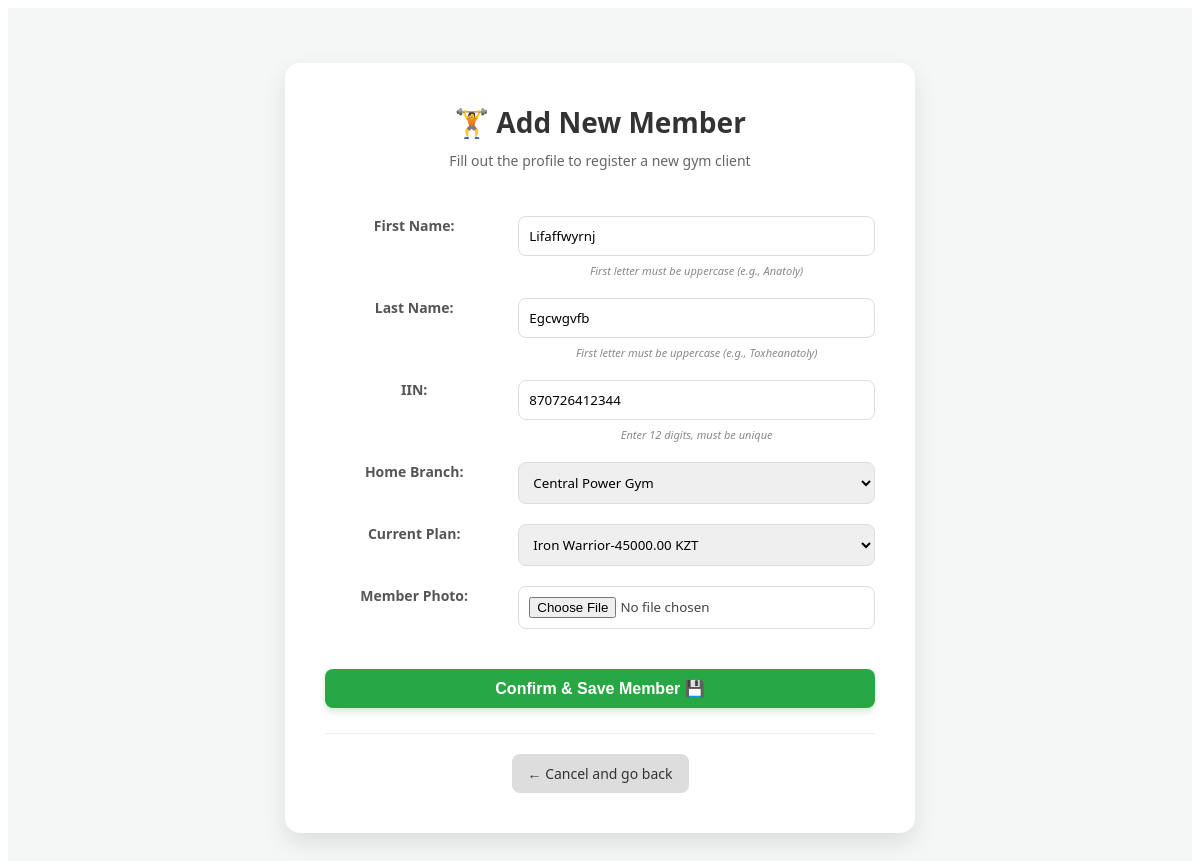
Page /member/33/edit/ on the committed database.
### Members/models.py (models this page shows, shortened)
class Member(models.Model):
    user = models.OneToOneField(User, on_delete=models.CASCADE,
                                null = True, blank=True)
    first_name = models.CharField(max_length=50,
                                 verbose_name="First Name")
    last_name = models.CharField(max_length=50,
                                 verbose_name='Last Name')
    iin = models.CharField(max_length=12,
                           unique=True,
                           validators=[CheckIIN],
                           verbose_name='IIN')
    photo = models.ImageField(
        upload_to='member_photos/',
        null=True,
        blank=True,
        verbose_name="Member Photo"
    )
    branch = models.ForeignKey(GymBranch,
                               on_delete=models.CASCADE,
                               verbose_name="Home Branch")
    plan = models.ForeignKey(MembershipPlan,
                             on_delete=models.SET_NULL,
                             null=True,
                             verbose_name='Current Plan')
    membership_start = models.DateField(auto_now_add=True)

### Members/views.py (the view)
# urls.py: path('member/<int:pk>/edit/', member_edit_view, name = 'member_edit'),
def member_edit_view(req,pk):
    member = get_object_or_404(Member, pk=pk )
    if req.method =="POST":
        form = MemberForm(req.POST, instance = member)
        if form.is_valid():
            form.save()
            messages.success(req, f'Updated {member.first_name} successfully!')
            return redirect('member_list')
    else:
        form = MemberForm(instance = member)
    return render(req, 'member_form.html', {
        'title': "Edit Member",
        'form': form
    })

### Members/forms.py
class MemberForm(forms.ModelForm):
    class Meta:
        model = Member
        fields = ['first_name', 'last_name', 'iin', 'branch', 'plan','photo']
        widgets = {
            'first_name': forms.TextInput(attrs={'class': 'form-control'}),
            'last_name': forms.TextInput(attrs={'class': 'form-control'}),
            'iin': forms.TextInput(attrs={'class': 'form-control', 'placeholder': '12 digits'}),
        }
        help_texts = {
            'first_name': 'First letter must be uppercase (e.g., Anatoly)',
            'last_name': 'First letter must be uppercase (e.g., Toxheanatoly)',
            'iin': 'Enter 12 digits, must be unique',
        }

### Members/models.py (called while the page is built)
    def __str__(self):
        return self.name

    def __str__(self):
        return f"{self.name}-{self.price} KZT"

### Members/templates/member_form.html (shortened to what this page needs)
{% extends 'base.html' %}
{% block content %}
  <div class="page">
    <div class="container form-container">
      <div class="form-header">
        <h1>🏋️ Add New Member</h1>
        <p>Fill out the profile to register a new gym client</p>
      </div>
      <form method="POST" class="member-form" enctype="multipart/form-data">
        <div class="form-fields">{{ form.as_p }}</div>
        <button type="submit" class="btn confirm-btn">Confirm & Save Member 💾</button>
      </form>
      <div class="form-footer">
        <a href="{% url 'member_list' %}" class="btn cancel-btn">← Cancel and go back</a>
      </div>
    </div>
  </div>
{% endblock %}

### Members/static/css/style.css (style rules this page uses)
.page { font-family: 'Segoe UI', Tahoma, Geneva, Verdana, sans-serif; background-color: #f4f7f6; margin: 0; padding: 40px; display: flex; justify-content: center; align-items: center; min-height: 100vh; }
.container { background: white; padding: 50px; border-radius: 20px; box-shadow: 0 15px 35px rgba(0, 0, 0, 0.1); width: 100%; max-width: 800px; text-align: center; }
.btn { display: inline-block; padding: 15px 30px; color: white; text-decoration: none; border-radius: 10px; font-weight: bold; font-size: 16px; transition: 0.3s; }
.cancel-btn { background: #6c757d; color: white; border-radius: 10px; padding: 15px 30px; font-weight: bold; text-decoration: none; font-size: 16px; transition: 0.3s; }
.form-container { background: white; padding: 40px; border-radius: 15px; box-shadow: 0 10px 25px rgba(0,0,0,0.1); width: 100%; max-width: 550px; }
.form-header { text-align: center; margin-bottom: 30px; }
.form-header h1 { color: #333; margin: 0; font-size: 28px; }
.form-header p { color: #666; font-size: 14px; margin-top: 10px; }
.member-form { display: flex; flex-direction: column; }
.member-form .form-fields { color: #444; }
.member-form p { display: grid; grid-template-columns: 1fr 2fr; gap: 15px; align-items: center; margin-bottom: 15px; }
.member-form input, .member-form select { padding: 10px; border: 1px solid #ddd; border-radius: 8px; width: 100%; box-sizing: border-box; font-family: inherit; }
.member-form label { font-weight: 600; color: #555; font-size: 14px; }
.confirm-btn { margin-top: 20px; background: #28a745; color: white; border: none; border-radius: 8px; font-size: 16px; font-weight: bold; padding: 14px; cursor: pointer; transition: 0.3s; box-shadow: 0 4px 6px rgba(40, 167, 69, 0.2); }
.form-footer { margin-top: 25px; text-align: center; border-top: 1px solid #eee; padding-top: 20px; }
.form-footer .cancel-btn { color: #ffffff; background-color:#007bff; text-decoration: none; font-size: 14px; font-weight: 500; }
.form-fields p { display: grid; grid-template-columns: 1fr 2fr; gap: 5px 15px; align-items: start; margin-bottom: 20px; }
.form-fields .helptext { grid-column: 2; display: block; font-size: 11px; color: #888; font-style: italic; margin-top: 2px; }
.form-fields input, .form-fields select { width: 100%; box-sizing: border-box; }
.btn { padding: 10px 16px; text-decoration: none; border-radius: 8px; font-weight: bold; transition: 0.2s; }
.btn.cancel-btn { background-color: #ddd; color: #333; }

### rows in the picture
Member: first_name "Lifaffwyrnj", last_name "Egcwgvfb", iin "870726412344", branch "Central Power Gym", plan "Iron Warrior-45000.00 KZT"
